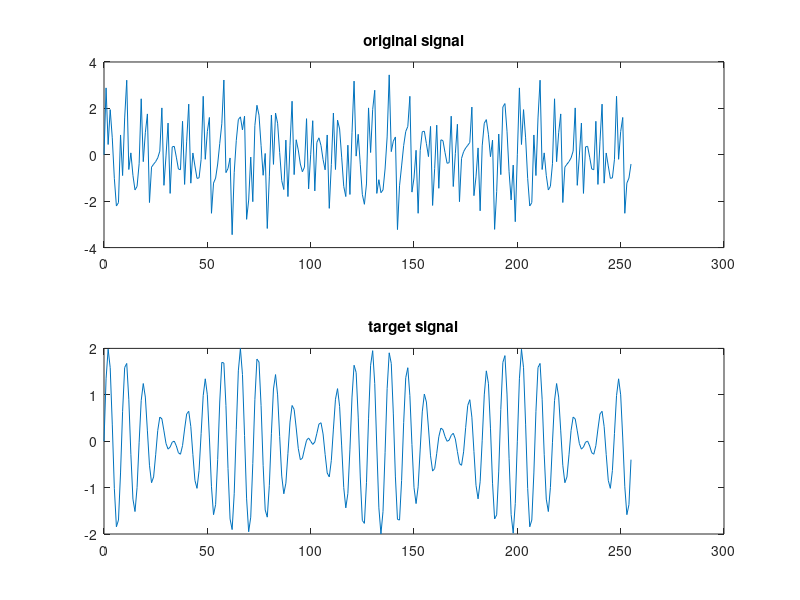

Write the MATLAB code that produced this figure. (Note: this script raises an error after producing the figure.)
% In this example, we design and implement a length L = 257 FIR lowpass
% filter having a cut-off frequency at f_c = 300 Hz. The filter is tested
% on an input signal x(n) consisting of a sum of sinusoidal components at
% frequencies  (220, 250, 600, 800) Hz. We'll filter a single input
% frame of length M = 256 ,
% which allows the FFT to be N=512 samples (no wasted zero-padding).

% Signal parameters:
f = [ 220 250 600 800];      % frequencies   
M = 256;                        % signal length 
Fs = 2000;                      % sampling rate

    
% Generate a signal by adding up sinusoids:
x = zeros(1,M);        % pre-allocate
x_target = zeros(1,M); % pre-allocate
n = 0:(M-1);           % discrete-time grid 
for fk = f
    x = x + sin(2*pi*n*fk/Fs);
    if fk < 300
        x_target = x_target + sin(2*pi*n*fk/Fs);
    end
end

%% Let's see how our original and target signal look like:
figure();
subplot(2,1,1);
plot(n,x);
title("original signal");
subplot(2,1,2);
plot(n,x_target);
title("target signal");

%%

% Next we design the lowpass filter using the window method:
% The window method consists of simply "windowing" a theoretically ideal 
% filter impulse response hideal(n) by some suitably chosen window function
% w(n) ()hamming window in the example below)
% Filter parameters:
L = 257;    % filter length 
fc = 300;   % cutoff frequency 

% Design the filter using the window method:
hsupp = (-(L-1)/2:(L-1)/2);
% This way we have that 
% hsupp = -128,127,126,...,126,127,128
hideal = (2*fc/Fs)*sinc(2*fc*hsupp/Fs);
h = hamming(L)' .* hideal; % h is our filter

%% Visualize our filter in both time and frequency domains
% This toolbox uses the convention that unit frequency is the Nyquist
% frequency, defined as half the sampling frequency.
% The cutoff frequency parameter for all basic filter design functions
% is normalized by the Nyquist frequency. For a system with a 1000 Hz
% sampling frequency, for example, 300 Hz is 300/500 = 0.6.
% In our case we have a sampling frequency equal to 2000, so our Nyquist is
% 1000 Hz, i.e. the cutoff frequency Fc = 300 Hz is equal to 0.3.
wvtool(h);

%% Filter in the time domain

x_filtered = conv(x, h ,'same');

figure();
subplot(3,1,1);
plot(n,x);
title("original signal");
subplot(3,1,2);
plot(n,x_filtered);
title("filtered signal");
subplot(3,1,3);
plot(n,x_target);
title("target signal");

%% Filter in frequency time

% Choose the next power of 2 greater than L+M-1 
Nfft = 2^(ceil(log2(L+M-1)));

% Zero pad the signal and impulse response:
xzp = [ x zeros(1,Nfft-M)];
hzp = [ h zeros(1,Nfft-L)];

X = fft(xzp); % signal transform
H = fft(hzp); % filter transform
figure();

frequencies= linspace(-Fs/2 , +Fs/2 , 512);
subplot(2,1,1)
plot(frequencies,abs(fftshift(X)));
title("Transform of original signal")
subplot(2,1,2)
plot(frequencies,abs(fftshift(H)));
title("filter in Frequency domain")


%%
% Now we perform cyclic convolution in the time domain using pointwise
% multiplication in the frequency domain:

X_filtered2 = X .* H;
x_filtered2 = ifft(X_filtered2);
x_filtered2 = real(x_filtered2);

% TO DO: APPARENTLY THERE IS A SHIFT IN TIME OF 128 BINS IN THE FILTERED
% SIGNAL, FIND OUT WHY!
figure();
subplot(3,1,1);
plot(n,x);
title("original signal");
subplot(3,1,2);
plot(-128:511-128,x_filtered2);
title("filtered signal");
subplot(3,1,3);
plot(n,x_target);
title("target signal");
